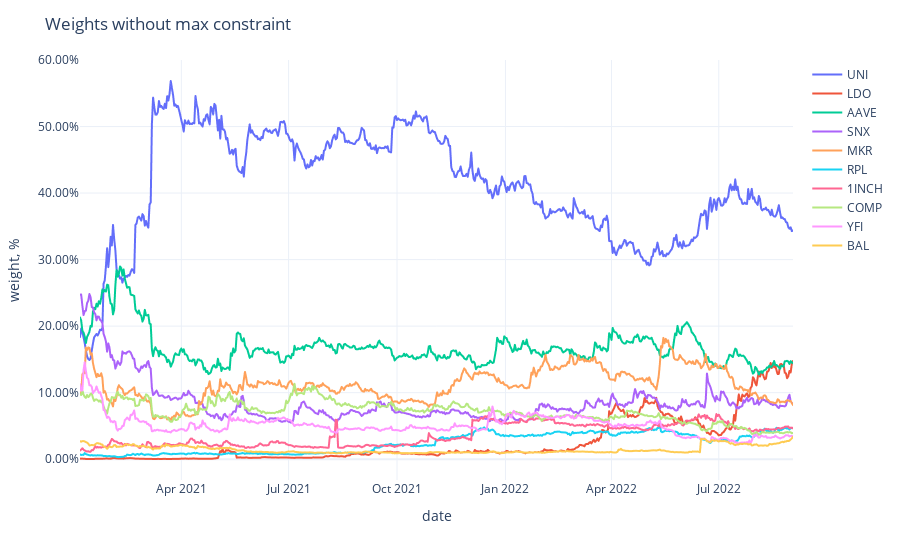

Write notebook code for a chart like this one.
### Code cell
fig = px.line(weights,
              labels={'value': 'weight, %', 'variable': ''})
fig.update_traces(
    hovertemplate="%{y}"
)
fig.update_yaxes(
    tickformat=".2%",
)
fig.update_xaxes(
    showspikes=True,
    spikethickness=2,
    spikedash="dot",
    spikecolor="#999999",
    spikemode="across",
)
fig.update_layout(
    ## showlegend=False,
    hovermode="x",
    hoverdistance=100,  ## Distance to show hover label of data point
    spikedistance=1000,  ## Distance to show spike
    template='plotly_white',
    title='Weights without max constraint'
)

### Figure 1 — Plotly figure (JSON) as saved in the notebook; plotly's stock layout.template omitted (floating-point values rounded to 4 significant figures; data arrays with more than 128 entries replaced by an {"elided": "..."} marker saying what was removed)
{"data": [{"hovertemplate": "%{y}", "legendgroup": "UNI", "line": {"color": "#636efa", "dash": "solid"}, "marker": {"symbol": "circle"}, "mode": "lines", "name": "UNI", "showlegend": true, "type": "scattergl", "x": {"elided": "606 str values"}, "xaxis": "x", "y": {"elided": "606 float values"}, "yaxis": "y"}, {"hovertemplate": "%{y}", "legendgroup": "LDO", "line": {"color": "#EF553B", "dash": "solid"}, "marker": {"symbol": "circle"}, "mode": "lines", "name": "LDO", "showlegend": true, "type": "scattergl", "x": {"elided": "606 str values"}, "xaxis": "x", "y": {"elided": "606 float values"}, "yaxis": "y"}, {"hovertemplate": "%{y}", "legendgroup": "AAVE", "line": {"color": "#00cc96", "dash": "solid"}, "marker": {"symbol": "circle"}, "mode": "lines", "name": "AAVE", "showlegend": true, "type": "scattergl", "x": {"elided": "606 str values"}, "xaxis": "x", "y": {"elided": "606 float values"}, "yaxis": "y"}, {"hovertemplate": "%{y}", "legendgroup": "SNX", "line": {"color": "#ab63fa", "dash": "solid"}, "marker": {"symbol": "circle"}, "mode": "lines", "name": "SNX", "showlegend": true, "type": "scattergl", "x": {"elided": "606 str values"}, "xaxis": "x", "y": {"elided": "606 float values"}, "yaxis": "y"}, {"hovertemplate": "%{y}", "legendgroup": "MKR", "line": {"color": "#FFA15A", "dash": "solid"}, "marker": {"symbol": "circle"}, "mode": "lines", "name": "MKR", "showlegend": true, "type": "scattergl", "x": {"elided": "606 str values"}, "xaxis": "x", "y": {"elided": "606 float values"}, "yaxis": "y"}, {"hovertemplate": "%{y}", "legendgroup": "RPL", "line": {"color": "#19d3f3", "dash": "solid"}, "marker": {"symbol": "circle"}, "mode": "lines", "name": "RPL", "showlegend": true, "type": "scattergl", "x": {"elided": "606 str values"}, "xaxis": "x", "y": {"elided": "606 float values"}, "yaxis": "y"}, {"hovertemplate": "%{y}", "legendgroup": "1INCH", "line": {"color": "#FF6692", "dash": "solid"}, "marker": {"symbol": "circle"}, "mode": "lines", "name": "1INCH", "showlegend": true, "type": "scattergl", "x": {"elided": "606 str values"}, "xaxis": "x", "y": {"elided": "606 float values"}, "yaxis": "y"}, {"hovertemplate": "%{y}", "legendgroup": "COMP", "line": {"color": "#B6E880", "dash": "solid"}, "marker": {"symbol": "circle"}, "mode": "lines", "name": "COMP", "showlegend": true, "type": "scattergl", "x": {"elided": "606 str values"}, "xaxis": "x", "y": {"elided": "606 float values"}, "yaxis": "y"}, {"hovertemplate": "%{y}", "legendgroup": "YFI", "line": {"color": "#FF97FF", "dash": "solid"}, "marker": {"symbol": "circle"}, "mode": "lines", "name": "YFI", "showlegend": true, "type": "scattergl", "x": {"elided": "606 str values"}, "xaxis": "x", "y": {"elided": "606 float values"}, "yaxis": "y"}, {"hovertemplate": "%{y}", "legendgroup": "BAL", "line": {"color": "#FECB52", "dash": "solid"}, "marker": {"symbol": "circle"}, "mode": "lines", "name": "BAL", "showlegend": true, "type": "scattergl", "x": {"elided": "606 str values"}, "xaxis": "x", "y": {"elided": "606 float values"}, "yaxis": "y"}], "layout": {"autosize": true, "hoverdistance": 100, "hovermode": "x", "legend": {"title": {"text": ""}, "tracegroupgap": 0}, "margin": {"t": 60}, "spikedistance": 1000, "title": {"text": "Weights without max constraint"}, "xaxis": {"anchor": "y", "autorange": true, "domain": [0, 1], "range": ["2021-01-05", "2022-09-02"], "showspikes": true, "spikecolor": "#999999", "spikedash": "dot", "spikemode": "across", "spikethickness": 2, "title": {"text": "date"}, "type": "date"}, "yaxis": {"anchor": "x", "autorange": true, "domain": [0, 1], "range": [-0.03127, 0.6], "tickformat": ".2%", "title": {"text": "weight, %"}, "type": "linear"}}}
